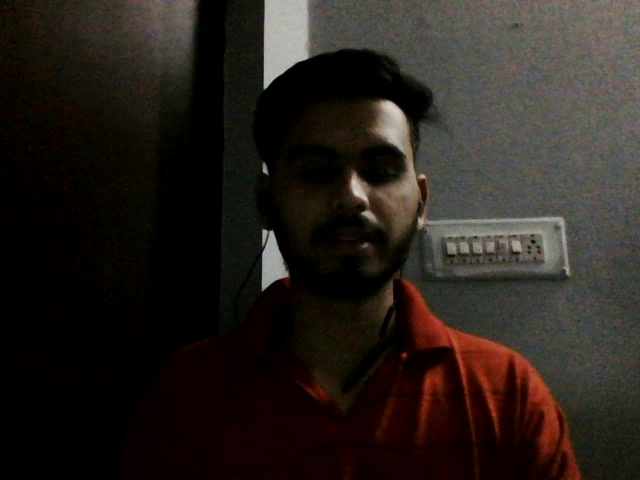
#> input picture frame 8 of first_video.avi, 640 x 480 px
$ python use_video.py
#> lines starting #> are read from the running program, lines starting #| are printed output that depends on the picture
#!/usr/bin/env python3
# -*- coding: utf-8 -*-
"""
Created on Wed Mar 27 18:47:18 2019

@author: nilesh
"""

import cv2
cap=cv2.VideoCapture('first_video.avi')
while cap.isOpened():
    frame=cap.read()[1]
#> frame is the input picture: shape (480, 640, 3); mean B, G, R 28.9, 33.7, 40.6
    gray_frame=cv2.cvtColor(frame,cv2.COLOR_BGR2GRAY)
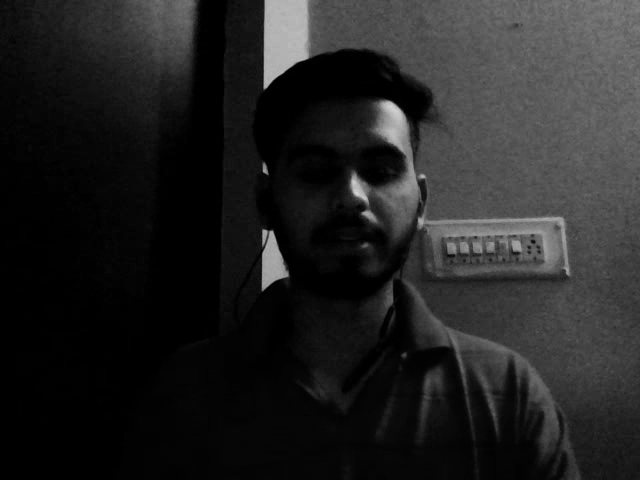
#> gray_frame: shape (480, 640); min 0, max 215, mean 35.2
    rgb_frame=cv2.cvtColor(frame,cv2.COLOR_BGR2RGB)
    cv2.imshow('color win',frame)
    cv2.imshow('gray win',gray_frame)
    cv2.imshow('RGB win',rgb_frame)
    if cv2.waitKey(10) & 0xff==ord('q'):
#> (key q is pressed here)
        break
cap.release()
cv2.destroyAllWindows()

$ run again, starting later in the video
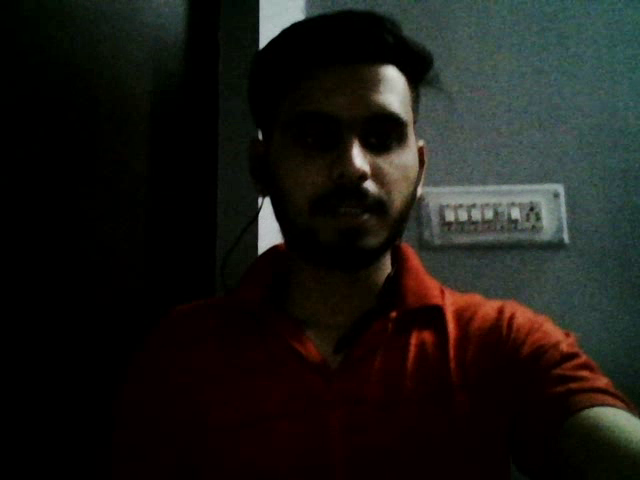
#> input picture frame 38 of first_video.avi, 640 x 480 px
#> frame is the input picture: shape (480, 640, 3); mean B, G, R 22.9, 26.4, 27
#> `gray_frame=cv2.cvtColor(frame,cv2.COLOR_BGR2GRAY)`:
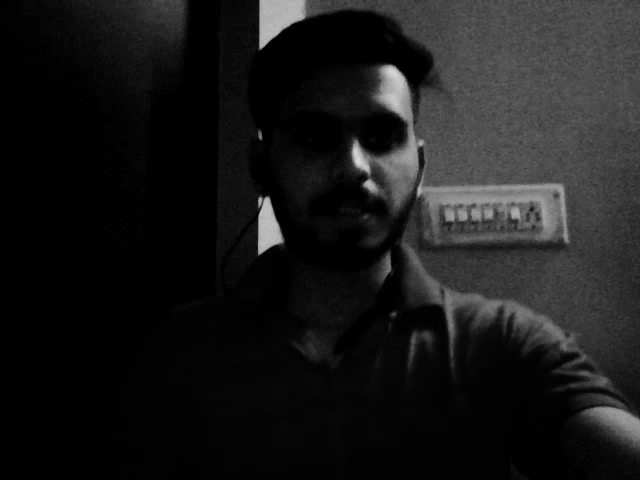
#> gray_frame: shape (480, 640); min 0, max 220, mean 26.2

$ run again, starting later in the video
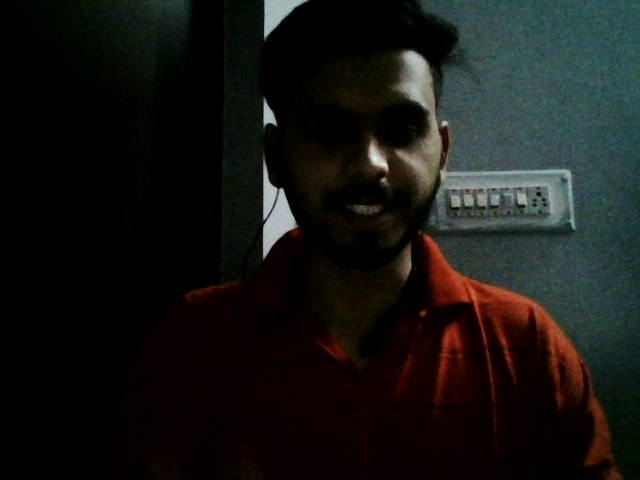
#> input picture frame 68 of first_video.avi, 640 x 480 px
#> frame is the input picture: shape (480, 640, 3); mean B, G, R 20.1, 22.7, 22.5
#> `gray_frame=cv2.cvtColor(frame,cv2.COLOR_BGR2GRAY)`:
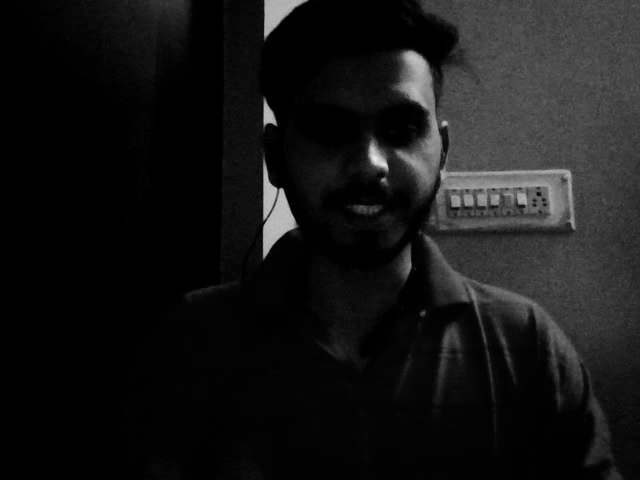
#> gray_frame: shape (480, 640); min 0, max 234, mean 22.3
